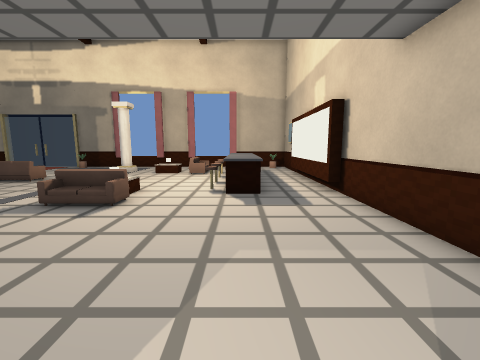
view 1 (above)

18 first-person views from a walk through a 3-D level made in the Godot game engine. The camera is 1.5 m above the floor, tilts 8° down and sees 90° across. The floor is counted in squares, 1 m on a side. Each view is taken from the middle of a square. On the plan, view 1 faces up. The plan holds only what a view shows up to about 13 squares ahead; the rest is blank. The place goes on beyond the plan. Characters and animated objects are left out. Door leaves are left out where a doorway can be walked through. Some surface patterns are stand-ins.

view 2
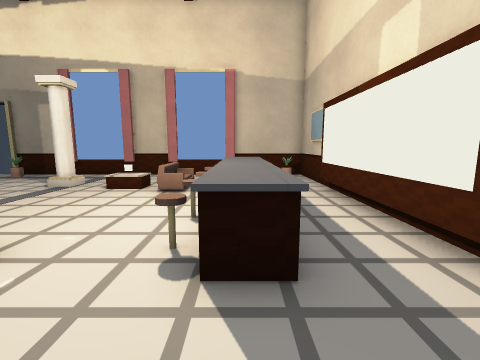

view 3
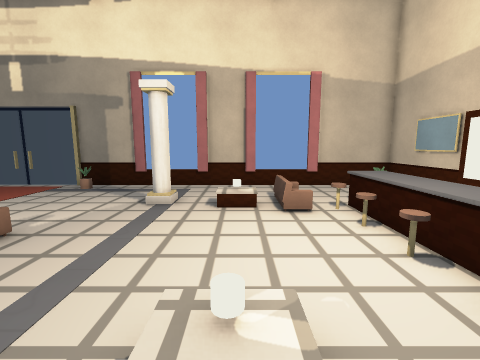

view 4
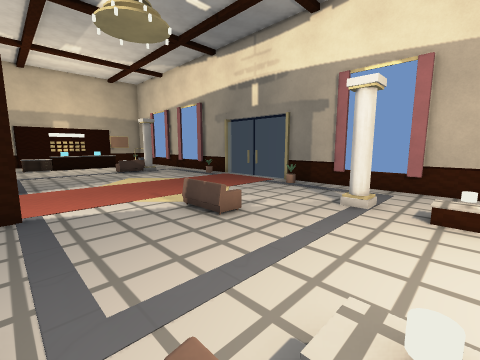

view 5
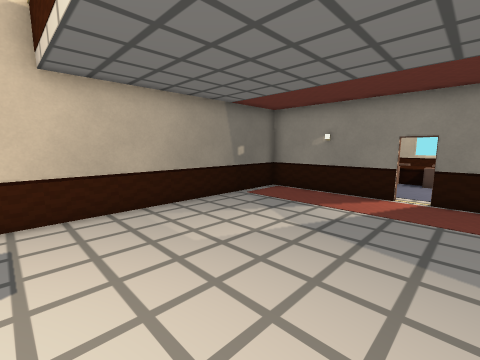

view 6
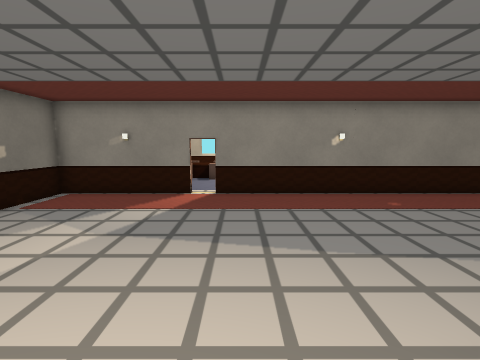

view 7
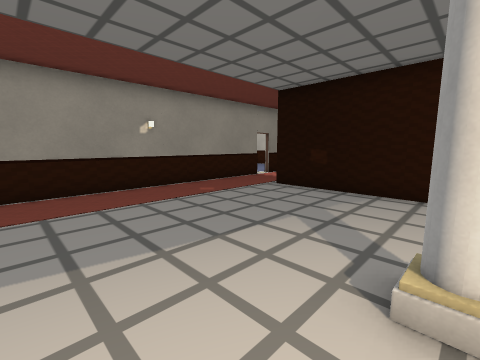

view 8
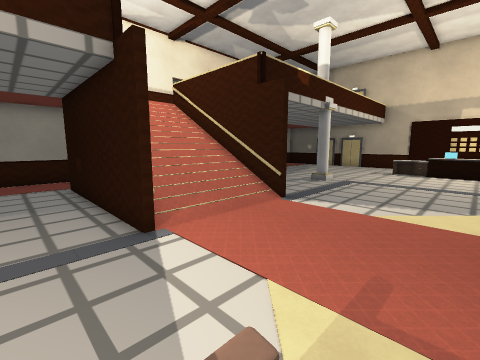

view 9
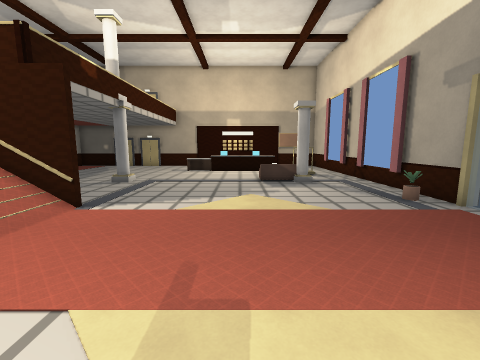

view 10
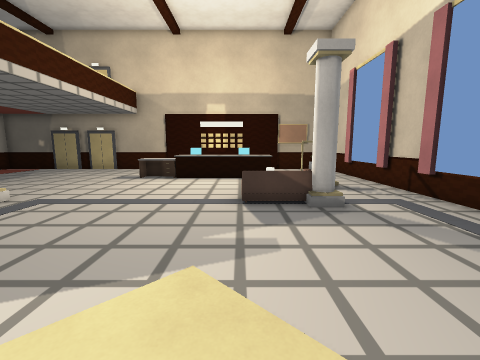

view 11
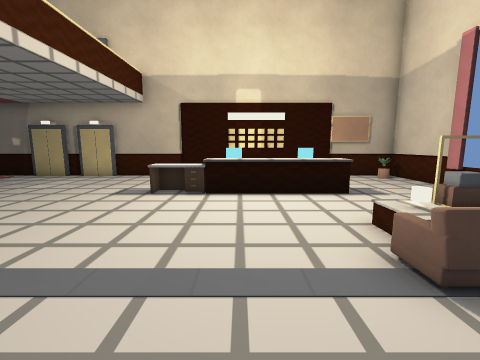

view 12
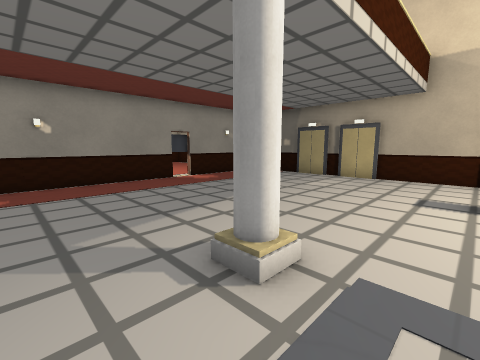

view 13
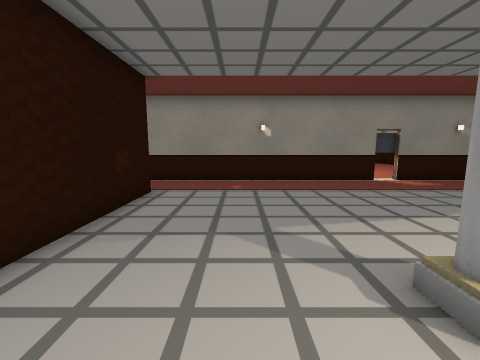

view 14
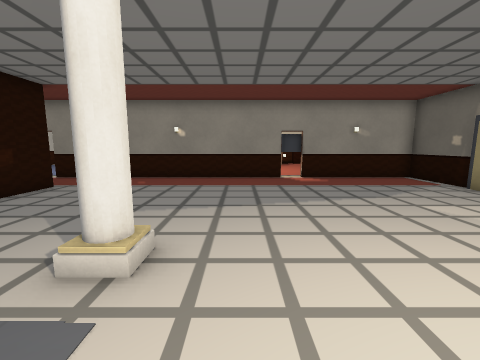

view 15
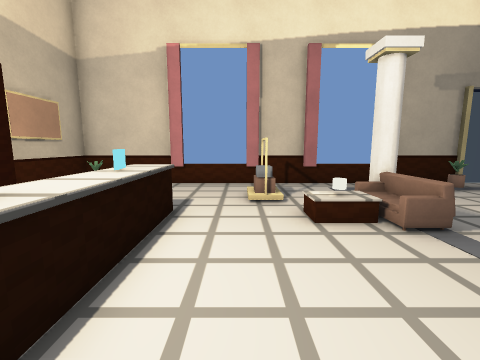

view 16
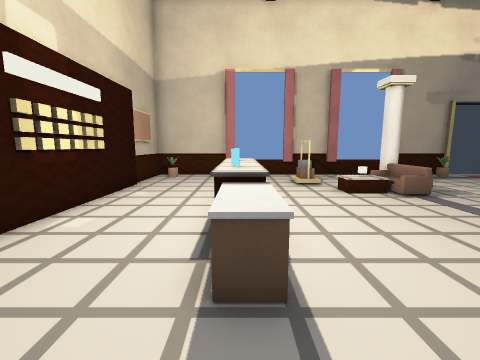

view 17
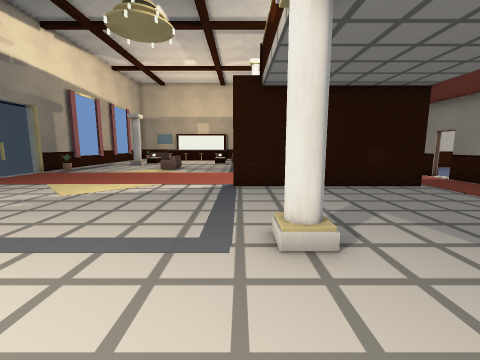

view 18
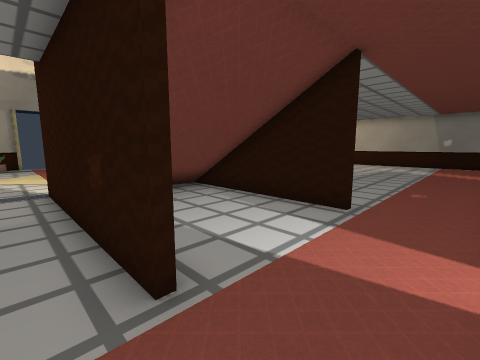

### Floor plan
Key: @ floor where view 1 was taken; # wall or solid block; . floor; / step, stairs or slope; D open door; = window, fence, low wall or low ledge; ^ raised ledge; S sofa; P plant; I pillar; E desk; O other object.
Columns run from 33 left of view 1 to 4 right of it. Each row starts with its distance up from view 1.
 18 ######################################
 17 #.P............P......P........ ...O.#
 16 #.............................. ... .#
 15 #.......=......................S..  .#
 14 ##........II..............I..O.O.^  .#
 13  #...^...OO....................=^^..##
 12  #...^................ .........^^..#
 11  #...^................ //........^..#
 10  #...^................./........=^..#
  9  #...E...........................^..#
  8 ##...E.......................O..^^..##
  7 #....E....................../S/......#
  6 #...............#////#......///......#
  5 #..........I....#////#....I..........#
  4 #...............#////#...............#
  3 ##..............#////#...............#
  2  #..............#....#...............#
  1  #..............#....#...............#
  0 ##..............#....#...........@...#
 -1 #....................................#
 -2 #....................................#
 -3 #....................................#
 -4 #####DDD######D###DD###D######DDD#####
 -5                               ..

Positions as (right, up) in squares from view 1, and headings:
1: (0, 0), facing up
2: (0, 5), facing up
3: (-4, 6), facing up
4: (-4, 6), facing up-left
5: (-4, 6), facing down-right
6: (-4, 6), facing down
7: (-4, 5), facing down-left
8: (-10, 11), facing down-left
9: (-10, 11), facing left
10: (-16, 12), facing left
11: (-20, 10), facing left
12: (-20, 7), facing down-left
13: (-20, 7), facing down
14: (-24, 8), facing down
15: (-26, 8), facing up
16: (-28, 5), facing up
17: (-26, 6), facing right
18: (-18, -3), facing up-right
